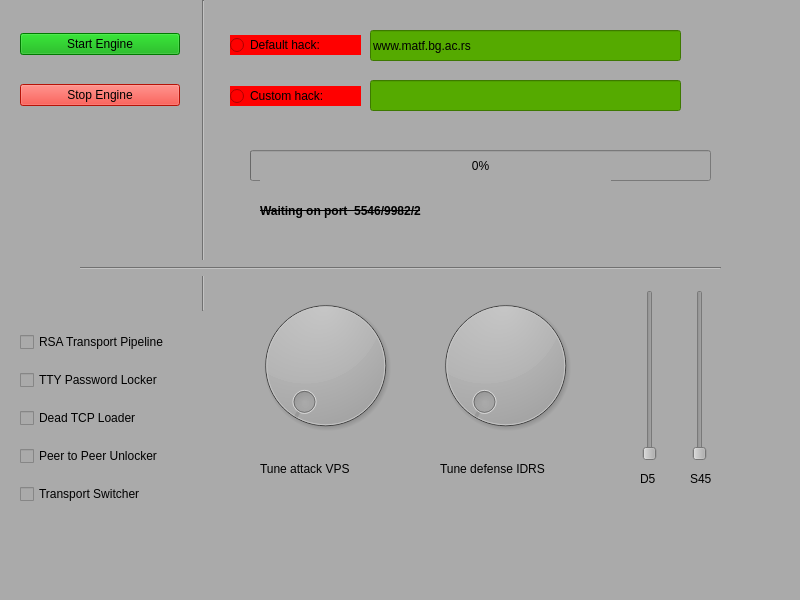
<?xml version="1.0" encoding="UTF-8"?>
<ui version="4.0">
 <class>MainWindow</class>
 <widget class="QMainWindow" name="MainWindow">
  <property name="geometry">
   <rect>
    <x>0</x>
    <y>0</y>
    <width>800</width>
    <height>600</height>
   </rect>
  </property>
  <property name="windowTitle">
   <string>MainWindow</string>
  </property>
  <property name="styleSheet">
   <string notr="true">background-color: rgb(170, 170, 170)</string>
  </property>
  <widget class="QWidget" name="centralwidget">
   <widget class="QWidget" name="verticalLayoutWidget">
    <property name="geometry">
     <rect>
      <x>230</x>
      <y>10</y>
      <width>131</width>
      <height>121</height>
     </rect>
    </property>
    <layout class="QVBoxLayout" name="verticalLayout">
     <item>
      <widget class="QRadioButton" name="rbDefault">
       <property name="styleSheet">
        <string notr="true">background-color: rgb(255, 0, 0)</string>
       </property>
       <property name="text">
        <string>Default hack:</string>
       </property>
      </widget>
     </item>
     <item>
      <widget class="QRadioButton" name="rbCustom">
       <property name="styleSheet">
        <string notr="true">background-color: rgb(255, 0, 0)</string>
       </property>
       <property name="text">
        <string>Custom hack:</string>
       </property>
      </widget>
     </item>
    </layout>
   </widget>
   <widget class="QLineEdit" name="leDefault">
    <property name="geometry">
     <rect>
      <x>370</x>
      <y>30</y>
      <width>311</width>
      <height>31</height>
     </rect>
    </property>
    <property name="styleSheet">
     <string notr="true">background-color: rgb(85, 170, 0)</string>
    </property>
    <property name="inputMask">
     <string/>
    </property>
    <property name="text">
     <string>www.matf.bg.ac.rs</string>
    </property>
   </widget>
   <widget class="QLineEdit" name="leCustom">
    <property name="geometry">
     <rect>
      <x>370</x>
      <y>80</y>
      <width>311</width>
      <height>31</height>
     </rect>
    </property>
    <property name="styleSheet">
     <string notr="true">background-color: rgb(85, 170, 0)</string>
    </property>
    <property name="inputMask">
     <string/>
    </property>
    <property name="text">
     <string/>
    </property>
   </widget>
   <widget class="QProgressBar" name="progressBar">
    <property name="geometry">
     <rect>
      <x>250</x>
      <y>150</y>
      <width>461</width>
      <height>31</height>
     </rect>
    </property>
    <property name="value">
     <number>0</number>
    </property>
   </widget>
   <widget class="QLabel" name="lblProgress">
    <property name="geometry">
     <rect>
      <x>260</x>
      <y>180</y>
      <width>351</width>
      <height>61</height>
     </rect>
    </property>
    <property name="styleSheet">
     <string notr="true">font: 75 18pt &quot;Ubuntu&quot;;
text-decoration: line-through;
font-weight: bold;</string>
    </property>
    <property name="text">
     <string>Waiting on port  5546/9982/2</string>
    </property>
   </widget>
   <widget class="QWidget" name="verticalLayoutWidget_2">
    <property name="geometry">
     <rect>
      <x>20</x>
      <y>320</y>
      <width>186</width>
      <height>201</height>
     </rect>
    </property>
    <layout class="QVBoxLayout" name="verticalLayout_2">
     <item>
      <widget class="QCheckBox" name="cbRSA">
       <property name="text">
        <string>RSA Transport Pipeline</string>
       </property>
      </widget>
     </item>
     <item>
      <widget class="QCheckBox" name="cbTTY">
       <property name="text">
        <string>TTY Password Locker</string>
       </property>
      </widget>
     </item>
     <item>
      <widget class="QCheckBox" name="cbTCP">
       <property name="text">
        <string>Dead TCP Loader</string>
       </property>
      </widget>
     </item>
     <item>
      <widget class="QCheckBox" name="cbP2P">
       <property name="text">
        <string>Peer to Peer Unlocker</string>
       </property>
      </widget>
     </item>
     <item>
      <widget class="QCheckBox" name="cbTS">
       <property name="text">
        <string>Transport Switcher</string>
       </property>
      </widget>
     </item>
    </layout>
   </widget>
   <widget class="QDial" name="dialVPS">
    <property name="geometry">
     <rect>
      <x>250</x>
      <y>290</y>
      <width>151</width>
      <height>151</height>
     </rect>
    </property>
   </widget>
   <widget class="QLabel" name="lblVPS">
    <property name="geometry">
     <rect>
      <x>260</x>
      <y>460</y>
      <width>131</width>
      <height>17</height>
     </rect>
    </property>
    <property name="text">
     <string>Tune attack VPS</string>
    </property>
   </widget>
   <widget class="QLabel" name="lblIDRS">
    <property name="geometry">
     <rect>
      <x>440</x>
      <y>460</y>
      <width>151</width>
      <height>17</height>
     </rect>
    </property>
    <property name="text">
     <string>Tune defense IDRS</string>
    </property>
   </widget>
   <widget class="QDial" name="dialIDRS">
    <property name="geometry">
     <rect>
      <x>430</x>
      <y>280</y>
      <width>151</width>
      <height>171</height>
     </rect>
    </property>
   </widget>
   <widget class="QSlider" name="vsD5">
    <property name="geometry">
     <rect>
      <x>640</x>
      <y>290</y>
      <width>20</width>
      <height>171</height>
     </rect>
    </property>
    <property name="orientation">
     <enum>Qt::Vertical</enum>
    </property>
   </widget>
   <widget class="QLabel" name="lblD5">
    <property name="geometry">
     <rect>
      <x>640</x>
      <y>470</y>
      <width>31</width>
      <height>17</height>
     </rect>
    </property>
    <property name="text">
     <string>D5</string>
    </property>
   </widget>
   <widget class="QLabel" name="lblS45">
    <property name="geometry">
     <rect>
      <x>690</x>
      <y>470</y>
      <width>31</width>
      <height>17</height>
     </rect>
    </property>
    <property name="text">
     <string>S45</string>
    </property>
   </widget>
   <widget class="QSlider" name="vsS45">
    <property name="geometry">
     <rect>
      <x>690</x>
      <y>290</y>
      <width>20</width>
      <height>171</height>
     </rect>
    </property>
    <property name="orientation">
     <enum>Qt::Vertical</enum>
    </property>
   </widget>
   <widget class="QWidget" name="verticalLayoutWidget_3">
    <property name="geometry">
     <rect>
      <x>20</x>
      <y>10</y>
      <width>160</width>
      <height>121</height>
     </rect>
    </property>
    <layout class="QVBoxLayout" name="verticalLayout_3">
     <item>
      <widget class="QPushButton" name="bStart">
       <property name="styleSheet">
        <string notr="true">background-color: rgb(0, 170, 0)</string>
       </property>
       <property name="text">
        <string>Start Engine</string>
       </property>
      </widget>
     </item>
     <item>
      <widget class="QPushButton" name="bStop">
       <property name="styleSheet">
        <string notr="true">background-color: rgb(255, 27, 11)</string>
       </property>
       <property name="text">
        <string>Stop Engine</string>
       </property>
      </widget>
     </item>
    </layout>
   </widget>
   <widget class="Line" name="line">
    <property name="geometry">
     <rect>
      <x>193</x>
      <y>0</y>
      <width>20</width>
      <height>311</height>
     </rect>
    </property>
    <property name="orientation">
     <enum>Qt::Vertical</enum>
    </property>
   </widget>
   <widget class="Line" name="line_2">
    <property name="geometry">
     <rect>
      <x>80</x>
      <y>260</y>
      <width>641</width>
      <height>16</height>
     </rect>
    </property>
    <property name="orientation">
     <enum>Qt::Horizontal</enum>
    </property>
   </widget>
  </widget>
  <widget class="QMenuBar" name="menubar">
   <property name="geometry">
    <rect>
     <x>0</x>
     <y>0</y>
     <width>800</width>
     <height>29</height>
    </rect>
   </property>
  </widget>
  <widget class="QStatusBar" name="statusbar"/>
 </widget>
 <resources/>
 <connections/>
</ui>
